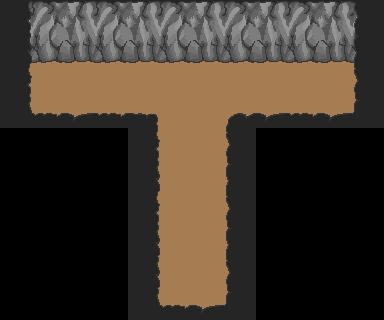

Below is a game level as drawn by its tile map, then a one-line description and the .tmx that defines it (tile-layer data replaced by summaries):
An orthogonal 12x10 tile map with 32x32 px tiles, 2 tile layers (Tile Layer 1, Tile Layer 2) and 11 objects (2x 1, 11, player, exit).

<map version="1.0" orientation="orthogonal" width="12" height="10" tilewidth="32" tileheight="32">
 <tileset firstgid="1" source="tileset.tsx" />
 <layer name="Tile Layer 1" width="12" height="10">
  <properties>
   <property name="background" value="true" />
  </properties>
  <data>[120 cells, 72 non-empty, 4 distinct tile ids]</data>
 </layer>
 <layer name="Tile Layer 2" width="12" height="10">
  <data>[120 cells, 50 non-empty, 18 distinct tile ids]</data>
 </layer>
 <objectgroup name="Lights" width="12" height="10" visible="0">
  <object x="32" y="64" width="64" height="64" />
  <object name="1" x="288" y="64" width="64" height="64">
   <properties>
    <property name="enabled" value="false" />
   </properties>
  </object>
 </objectgroup>
 <objectgroup name="Switches" width="12" height="10">
  <object name="1" x="32" y="64" width="64" height="64" />
 </objectgroup>
 <objectgroup name="Text" width="12" height="10">
  <object name="11" x="32" y="-32" width="32" height="32" />
 </objectgroup>
 <objectgroup name="Spawn" width="12" height="10">
  <object name="player" x="160" y="256" width="64" height="64" />
  <object name="exit" x="288" y="64" width="64" height="64" />
 </objectgroup>
 <objectgroup name="Collision" width="12" height="10">
  <object x="32" y="0" width="320" height="64" />
  <object x="32" y="128" width="128" height="192" />
  <object x="224" y="128" width="128" height="192" />
  <object x="0" y="64" width="32" height="64" />
  <object x="352" y="64" width="32" height="64" />
 </objectgroup>
</map>
